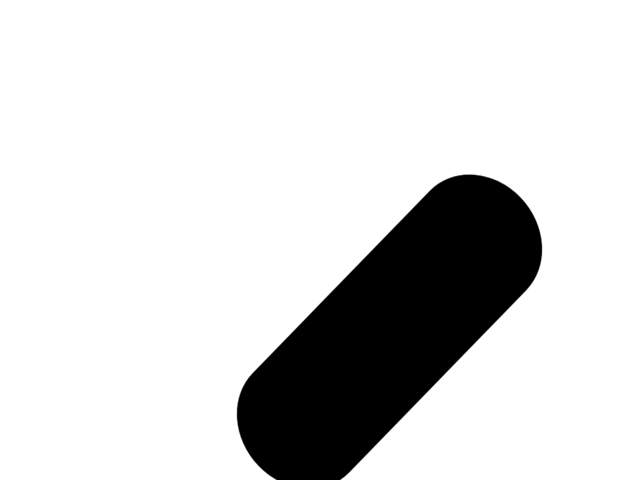
#> input picture hitw_algorithm/images/testimage2.png, 640 x 480 px
$ python image_processing.py
#> lines starting #> are read from the running program, lines starting #| are printed output that depends on the picture; after the words box and inside, x2 and y2 are one past the last pixel; in counts of white or black regions, pixels touching at a corner belong together; long printed decimals are rounded
import cv2
import numpy as np
import math

# TO DO
# Update to C++

# Read original image
img = cv2.imread('testimage2.png')
#> img is the input picture: shape (480, 640, 3); min 0, max 255, mean 215.2

# Read image parameters
height, width, channels = img.shape
#> height = 480; width = 640; channels = 3

# Convert to grayscale
img_gray = cv2.cvtColor(img, cv2.COLOR_BGR2GRAY)

# Blur image
img_blur = cv2.GaussianBlur(img_gray, (3,3), 0)

# Canny Edge Detection
edges = cv2.Canny(image=img_blur, threshold1=100, threshold2=200)
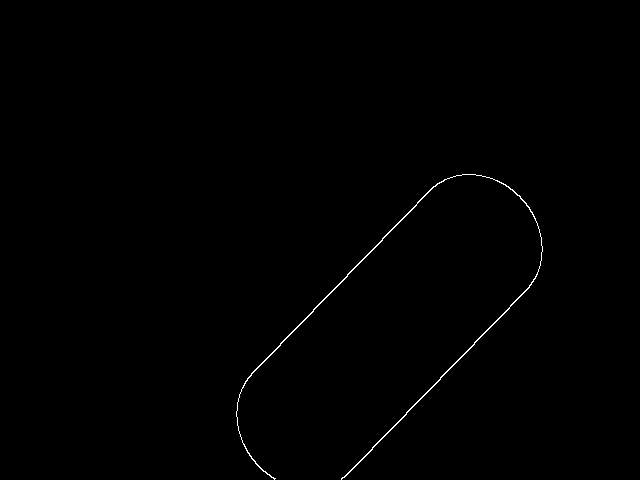
#> edges: shape (480, 640); 0.36% white in thin lines or dots, all inside (x1, y1, x2, y2) = (236, 174, 543, 480)

# Threshold the image to standardize pixel values
ret, thresh = cv2.threshold(edges, 127, 100, cv2.THRESH_BINARY)

cv2.imshow('Threshold', thresh)
cv2.waitKey(0)

# Link length (m)
# Test ratio: 300 pixels | 1 m
link1_length_m = 0.5
link2_length_m = 0.5
link1_length_pixels = int(link1_length_m * 300)
link2_length_pixels = int(link2_length_m * 300)

circle_center_x = int(width / 2)
#> circle_center_x = 320
circle_center_y = height - 1
#> circle_center_y = 479

def buildOctants(circle_center_x, circle_center_y, x, y, octants):
    # Use the coordinates from first octant to fill in the rest of the circle
    # because of circular symmetry
    octants[0].append([circle_center_x + x, circle_center_y + y])
    octants[1].append([circle_center_x + y, circle_center_y + x])
    octants[2].append([circle_center_x + y, circle_center_y - x])
    octants[3].append([circle_center_x + x, circle_center_y - y])
    octants[4].append([circle_center_x - x, circle_center_y - y])
    octants[5].append([circle_center_x - y, circle_center_y - x])
    octants[6].append([circle_center_x - y, circle_center_y + x])
    octants[7].append([circle_center_x - x, circle_center_y + y])

def orderOctants(octants):
    # Orders the octants in a list of coordinates that form a continuous
    # loop to allow for searching along the circle
    circle_coordinates = []

    for index in range(1, len(octants), 2):
        quadrant = octants[index - 1] + octants[index][::-1]
        del quadrant[-1]
        circle_coordinates = circle_coordinates + quadrant

    return circle_coordinates

def circleBres(circle_center_x, circle_center_y, radius):
    # Generates coordinates for a circle of a specific center
    # and radius using the Bresenham's circle algorithm
    x = 0
    y = radius
    d = 3 - (2 * radius)
    octants = [[], [], [], [], [], [], [], []]
    buildOctants(circle_center_x, circle_center_y, x, y, octants)

    while (y >= x):
        x = x + 1

        if (d > 0):
            y = y - 1
            d = d + 4 * (x - y) + 10
        else:
            d = d + 4 * x + 6

        if (y >= x):
            buildOctants(circle_center_x, circle_center_y, x, y, octants)

    return(orderOctants(octants))

def createIntersectionPairs(intersection_list):
    # Creates a list of intersection pairs that describe how the circle interacts
    # with the hole outline
    intersection_pairs = []

    # Checks if there is either no intersections or one grouping
    if len(intersection_list) == 1:
        intersection_pairs = None
        return intersection_pairs

    # Takes the two closest points from the two groupings
    if len(intersection_list) == 2:
        intersection_pairs.append([[intersection_list[0][-2], intersection_list[1][0]], intersection_list[0][-1]])
        return intersection_pairs

    for index in range(len(intersection_list) - 1):
        intersection_pairs.append([[intersection_list[index][-2], intersection_list[index + 1][0]], intersection_list[index][-1]])

    intersection_pairs.append([[intersection_list[-1][-2], intersection_list[0][0]], intersection_list[-1][-1]])

    return intersection_pairs

def findIntersections(circle_coordinates, threshold_image, grayscale_image):
    # Iterates through the circle coordinates and tests if they're
    # within the image. If they are, then check if that pixel is
    # bright which means it is an edge of the hole and add that coordinate
    # to a grouping of intersections. A grouping of intersections is just
    # a chain of bright pixels
    intersection_list = [[]]
    chain = False

    for coordinate in circle_coordinates:
        try:
            threshold_image[coordinate[1], coordinate[0]]
        except:
            # Probably add code to check for intersections with axes here
            pass
        else:
            if threshold_image[coordinate[1], coordinate[0]] > 50:
                intersection_list[-1].append(coordinate)
                chain = True
                continue

            if not(chain):
                continue

            # If the chain breaks, append a 1 or 0 to the grouping
            # 1 -> Leads out of the hole
            # 0 -> Leads inside the hole
            if grayscale_image[coordinate[1], coordinate[0]] > 127:
                intersection_list[-1].append(1)
            else:
                intersection_list[-1].append(0)

            intersection_list.append([])
            chain = False

    # If last grouping is empty, delete it
    if not(intersection_list[-1]):
        del intersection_list[-1]

    print(intersection_list)

    intersection_pairs = createIntersectionPairs(intersection_list)

    return intersection_pairs

def createAngles(intersection_pairs, circle_center_x, circle_center_y):
    # Creates potential angles for the joint
    angles = []

    for intersection_pair in intersection_pairs:
        # Skip if the intersection pair spans a circle section outside of the hole
        if intersection_pair[-1] == 1:
            continue

        print(intersection_pair)
        starting_coord = intersection_pair[0][0]
        ending_coord = intersection_pair[0][1]

        # [7 lines of commented-out code are left out]
        starting_angle = math.atan2(circle_center_y - starting_coord[1], starting_coord[0] - circle_center_x)
        ending_angle = math.atan2(circle_center_y - ending_coord[1], ending_coord[0] - circle_center_x)

        angles.append((starting_angle + ending_angle) / 2)

    return angles

def calculateJointPosition(angle, link_length):
    # Calculates the position of a joint given an angle and a link length
    joint_center_x = int(circle_center_x + (math.cos(angle) * link_length))
    joint_center_y = int(circle_center_y - (math.sin(angle) * link_length))

    return [joint_center_x, joint_center_y]

test_coordinates = circleBres(circle_center_x, circle_center_y, link1_length_pixels)
intersections = findIntersections(test_coordinates, thresh, img_gray)
#> after the loop in findIntersections, `for coordinate in circle_coordinates:`: intersection_list = [[[435, 384], 0], [[292, 332], [291, 332], 1], []]
#| [[[435, 384], 0], [[292, 332], [291, 332], 1]]
#> in findIntersections, `intersection_pairs = createIntersectionPairs(intersection_list)`: intersection_pairs = 1 item
#> intersections = 1 item
# print(intersections)
angles = createAngles(intersections, circle_center_x, circle_center_y)
#> the loop in createAngles, `for intersection_pair in intersection_pairs:` made 1 pass
#> (intersection_pair, starting_angle, ending_angle) on pass 1: ([[[435, 384], [292, 332]], 0], 0.69, 1.76)
#| [[[435, 384], [292, 332]], 0]
#> after the loop in createAngles, `for intersection_pair in intersection_pairs:`: angles = [1.22]
#> angles = [1.22]
# print(angles)
newJointPosition = calculateJointPosition(angles[0], link2_length_pixels)
#> newJointPosition = [370, 337]
print(newJointPosition)
#| [370, 337]

second_coordinates = circleBres(newJointPosition[0], newJointPosition[1], link2_length_pixels)
#> second_coordinates = 844 pairs, first value 220 to 520, second value 187 to 487
intersections = findIntersections(second_coordinates, thresh, img_gray)
#> the loop in findIntersections (call 2), `for coordinate in circle_coordinates:` made 844 passes
#> coordinate on passes 1 to 3: [370, 487], [371, 487], [372, 487]
#| [[[515, 301], [515, 300], 0], [[423, 197], [422, 197], 1], [[237, 405], [237, 406], 0]]
#> the loop in createIntersectionPairs (call 2), `for index in range(len(intersection_list) - 1):` made 2 passes
#> intersections = 3 items
print(intersections)
#| [[[[515, 300], [423, 197]], 0], [[[422, 197], [237, 405]], 1], [[[237, 406], [515, 301]], 0]]
second_angles = createAngles(intersections, newJointPosition[0], newJointPosition[1])
#> the loop in createAngles (call 2), `for intersection_pair in intersection_pairs:` made 3 passes
#> (intersection_pair, starting_angle, ending_angle) on passes 1, 3: ([[[515, 300], [423, 197]], 0], 0.25, 1.21), ([[[237, 406], [515, 301]], 0], -2.66, 0.243)
#> intersection_pair on pass 2: [[[422, 197], [237, 405]], 1]
#| [[[515, 300], [423, 197]], 0]
#| [[[237, 406], [515, 301]], 0]
#> second_angles = [0.729, -1.21]
print(angles)
#| [1.225]

# thresh[newJointPosition[1], newJointPosition[0]] = 255

# cv2.imshow('Threshold_2', thresh)
# cv2.waitKey(0)

cv2.destroyAllWindows()
